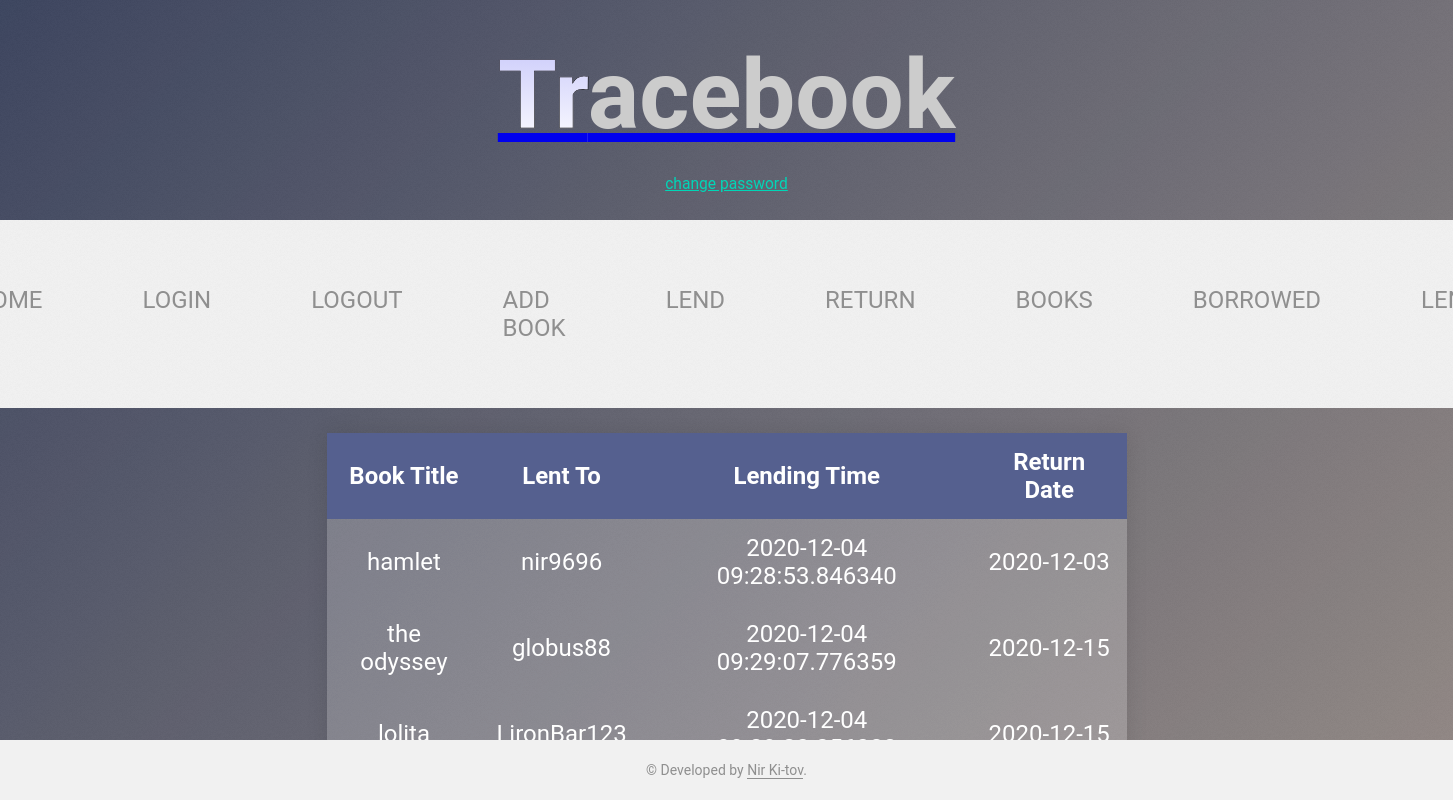
Page /my_lent_books/ (signed in) on the committed database.
### app.py (models this page shows, shortened)
class books (db.Model):
    id = db.Column(db.Integer, primary_key=True)
    owner_id = db.Column(db.Integer, db.ForeignKey('users.id'))
    title = db.Column(db.String(100), nullable=False)
    num_of_pages = db.Column(db.Integer, nullable=False, default=0)

class users (db.Model):
    id = db.Column(db.Integer, primary_key=True)
    name = db.Column(db.String(100), unique=True, nullable=False)
    password = db.Column(db.String(60), nullable=False)
    books_own = db.relationship('books', backref='owner', lazy=True)
    books_borrow = db.relationship('borrows', backref='borrower', lazy=True)

class borrows (db.Model):
    book_id = db.Column(db.Integer, db.ForeignKey('books.id'), primary_key=True)
    borrower_id = db.Column(db.Integer, db.ForeignKey('users.id'), primary_key=True)
    lending_date = db.Column(db.DATETIME, nullable=False, default=datetime.utcnow)
    return_until_date = db.Column(db.DATE)

### app.py (the view)
@app.route('/my_lent_books/', methods=["POST", "GET"])
def my_lent_books():
    if "user_name" in session:
        user_name = session["user_name"]
        lender = users.query.filter_by(name=user_name).first()
        results = db.session.query(books.title, users.name, borrows.lending_date, borrows.return_until_date).select_from(borrows).join(books).join(users, users.id == borrows.borrower_id). \
            filter(books.owner_id == lender.id).all()
        return render_template("my_lent_books.html", lent_query=results)
    else:
        flash("You are not logged in!")
        return redirect(url_for("home"))

### templates/my_lent_books.html (shortened to what this page needs)
{% extends "base.html" %}
{% block link %}
<link rel="stylesheet" type="text/css" href="{{ url_for('static', filename='css_files/main_style.css')}}"/>
{% endblock %}
{% block div %}<a class='lf--forgot' href="{{ url_for('update') }}">change password</a>{% endblock %}
{% block content %}
<div class="table-container">
	<table>
		<thead>
			<tr>
				<th>Book Title</th>
				<th>Lent To</th>
				<th>Lending Time</th>
				<th>Return Date</th>
			</tr>
		</thead>
		<tbody>
		{% for r in lent_query %}
			<tr>
			{% for i in r %}
				<td>{{i}}</td>
			{% endfor %}
			</tr>
		{% endfor %}
		</tbody>
	</table>
</div>
{% endblock %}

### static/css_files/base_style.css (style rules this page uses)
* { padding: 0; margin: 0; }
body { display: flex; flex-direction: column; justify-content: center; align-items: center; position: relative; min-height: 100vh; font-family: Hack, monospace; }
div { color: #f9f9f9; text-align: center; }

### static/css_files/main_style.css (style rules this page uses)
* { -webkit-font-smoothing: antialiased; text-rendering: optimizeLegibility; }
html, body { height: 100%; }
body { display: -webkit-box; display: flex; -webkit-box-align: center; align-items: center; -webkit-box-pack: center; justify-content: center; -webkit-box-orient: vertical; -webkit-box-direction: normal; flex-direction: column; position: relative; background: linear-gradient(135deg, rgba(36, 46, 77, 0.9), rgba(137, 126, 121, 0.9)); font-family: 'Roboto', helvetica, arial, sans-serif; font-size: 1.5em; }
body:before { content: ''; position: absolute; top: 0; left: 0; height: 100%; width: 100%; opacity: .3; }
.lf--forgot { margin-top: 1em; color: #00d6b7; font-size: .65em; text-align: center; position: relative; }
::placeholder { color: #8f8f8f; }
.table-container { position: relative; top: 50%; left: 50%; -webkit-transform: translate(-50%, -50%); transform: translate(-50%, -50%); }
table { width: 800px; border-collapse: collapse; overflow: hidden; box-shadow: 0 0 20px rgba(0, 0, 0, 0.1); }
th, td { padding: 15px; background-color: rgba(255, 255, 255, 0.2); color: #fff; }
th { text-align: center; }
thead th { background-color: #55608f; }
tbody td { position: relative; }

### rows in the picture
borrows: r "2020-12-04 09:28:53.846340" "2020-12-03"
books: title "hamlet"
users: name "nir9696"
borrows: r "2020-12-04 09:29:07.776359" "2020-12-15"
books: title "the odyssey"
users: name "globus88"
borrows: r "2020-12-04…" "2020-12-15"
books: title "lolita"
users: name "LironBar123"
